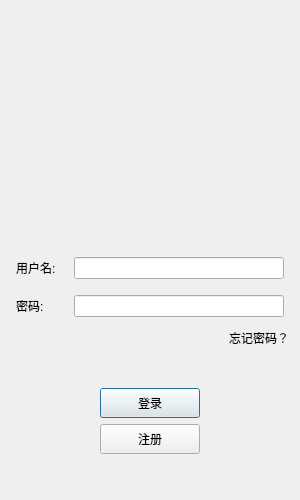
<?xml version="1.0" encoding="UTF-8"?>
<ui version="4.0">
 <class>login_dialog</class>
 <widget class="QDialog" name="login_dialog">
  <property name="geometry">
   <rect>
    <x>0</x>
    <y>0</y>
    <width>300</width>
    <height>500</height>
   </rect>
  </property>
  <property name="minimumSize">
   <size>
    <width>300</width>
    <height>500</height>
   </size>
  </property>
  <property name="maximumSize">
   <size>
    <width>300</width>
    <height>500</height>
   </size>
  </property>
  <property name="windowTitle">
   <string>Dialog</string>
  </property>
  <layout class="QVBoxLayout" name="verticalLayout_2">
   <item>
    <widget class="QWidget" name="login_widget" native="true">
     <property name="minimumSize">
      <size>
       <width>0</width>
       <height>200</height>
      </size>
     </property>
     <widget class="QLabel" name="image">
      <property name="geometry">
       <rect>
        <x>10</x>
        <y>20</y>
        <width>281</width>
        <height>181</height>
       </rect>
      </property>
      <property name="text">
       <string/>
      </property>
      <property name="pixmap">
       <pixmap resource="rc.qrc">:/Assets/login_image.png</pixmap>
      </property>
      <property name="alignment">
       <set>Qt::AlignCenter</set>
      </property>
     </widget>
    </widget>
   </item>
   <item>
    <layout class="QVBoxLayout" name="verticalLayout">
     <item>
      <spacer name="verticalSpacer">
       <property name="orientation">
        <enum>Qt::Vertical</enum>
       </property>
       <property name="sizeHint" stdset="0">
        <size>
         <width>20</width>
         <height>40</height>
        </size>
       </property>
      </spacer>
     </item>
     <item>
      <layout class="QHBoxLayout" name="user_layout">
       <property name="spacing">
        <number>7</number>
       </property>
       <property name="leftMargin">
        <number>5</number>
       </property>
       <property name="topMargin">
        <number>5</number>
       </property>
       <property name="rightMargin">
        <number>5</number>
       </property>
       <property name="bottomMargin">
        <number>5</number>
       </property>
       <item>
        <widget class="QLabel" name="user_label">
         <property name="minimumSize">
          <size>
           <width>30</width>
           <height>0</height>
          </size>
         </property>
         <property name="text">
          <string>用户名:</string>
         </property>
        </widget>
       </item>
       <item>
        <widget class="QLineEdit" name="user_edit">
         <property name="minimumSize">
          <size>
           <width>210</width>
           <height>0</height>
          </size>
         </property>
         <property name="maximumSize">
          <size>
           <width>210</width>
           <height>16777215</height>
          </size>
         </property>
         <property name="text">
          <string/>
         </property>
        </widget>
       </item>
      </layout>
     </item>
     <item>
      <layout class="QHBoxLayout" name="pwd_layout">
       <property name="spacing">
        <number>7</number>
       </property>
       <property name="leftMargin">
        <number>5</number>
       </property>
       <property name="topMargin">
        <number>5</number>
       </property>
       <property name="rightMargin">
        <number>5</number>
       </property>
       <property name="bottomMargin">
        <number>5</number>
       </property>
       <item>
        <widget class="QLabel" name="pwd_label">
         <property name="text">
          <string>密码:</string>
         </property>
        </widget>
       </item>
       <item>
        <widget class="QLineEdit" name="pwd_edit">
         <property name="minimumSize">
          <size>
           <width>210</width>
           <height>0</height>
          </size>
         </property>
         <property name="maximumSize">
          <size>
           <width>210</width>
           <height>16777215</height>
          </size>
         </property>
        </widget>
       </item>
      </layout>
     </item>
     <item>
      <layout class="QHBoxLayout" name="forget_layout">
       <item>
        <spacer name="forget_l_spc">
         <property name="orientation">
          <enum>Qt::Horizontal</enum>
         </property>
         <property name="sizeHint" stdset="0">
          <size>
           <width>40</width>
           <height>20</height>
          </size>
         </property>
        </spacer>
       </item>
       <item>
        <widget class="QLabel" name="forget_label">
         <property name="text">
          <string>忘记密码？</string>
         </property>
        </widget>
       </item>
      </layout>
     </item>
     <item>
      <spacer name="verticalSpacer_2">
       <property name="orientation">
        <enum>Qt::Vertical</enum>
       </property>
       <property name="sizeHint" stdset="0">
        <size>
         <width>20</width>
         <height>40</height>
        </size>
       </property>
      </spacer>
     </item>
     <item>
      <layout class="QHBoxLayout" name="login_layout">
       <item>
        <spacer name="login_l_spc">
         <property name="orientation">
          <enum>Qt::Horizontal</enum>
         </property>
         <property name="sizeHint" stdset="0">
          <size>
           <width>40</width>
           <height>20</height>
          </size>
         </property>
        </spacer>
       </item>
       <item>
        <widget class="QPushButton" name="login_btn">
         <property name="minimumSize">
          <size>
           <width>100</width>
           <height>30</height>
          </size>
         </property>
         <property name="maximumSize">
          <size>
           <width>100</width>
           <height>30</height>
          </size>
         </property>
         <property name="text">
          <string>登录</string>
         </property>
        </widget>
       </item>
       <item>
        <spacer name="login_r_spacer">
         <property name="orientation">
          <enum>Qt::Horizontal</enum>
         </property>
         <property name="sizeHint" stdset="0">
          <size>
           <width>40</width>
           <height>20</height>
          </size>
         </property>
        </spacer>
       </item>
      </layout>
     </item>
     <item>
      <layout class="QHBoxLayout" name="reg_layout">
       <item>
        <spacer name="reg_l_spc">
         <property name="orientation">
          <enum>Qt::Horizontal</enum>
         </property>
         <property name="sizeHint" stdset="0">
          <size>
           <width>40</width>
           <height>20</height>
          </size>
         </property>
        </spacer>
       </item>
       <item>
        <widget class="QPushButton" name="reg_btn">
         <property name="minimumSize">
          <size>
           <width>100</width>
           <height>30</height>
          </size>
         </property>
         <property name="maximumSize">
          <size>
           <width>100</width>
           <height>30</height>
          </size>
         </property>
         <property name="text">
          <string>注册</string>
         </property>
        </widget>
       </item>
       <item>
        <spacer name="reg_r_spc">
         <property name="orientation">
          <enum>Qt::Horizontal</enum>
         </property>
         <property name="sizeHint" stdset="0">
          <size>
           <width>40</width>
           <height>20</height>
          </size>
         </property>
        </spacer>
       </item>
      </layout>
     </item>
     <item>
      <spacer name="verticalSpacer_3">
       <property name="orientation">
        <enum>Qt::Vertical</enum>
       </property>
       <property name="sizeHint" stdset="0">
        <size>
         <width>20</width>
         <height>40</height>
        </size>
       </property>
      </spacer>
     </item>
    </layout>
   </item>
  </layout>
 </widget>
 <resources>
  <include location="rc.qrc"/>
 </resources>
 <connections/>
</ui>
